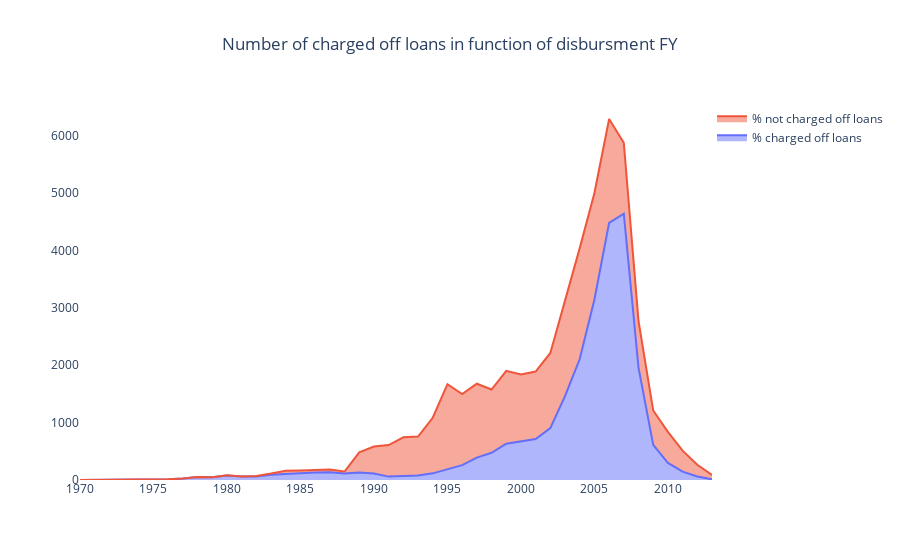

Notebook source saved alongside this figure:
### Code cell
import plotly.graph_objects as go

x = list(df_used_test['DisFY'].unique())
y0,y1 = [],[]
x.sort()
for x_ in (x):
    df_target = df_used_test[df_used_test.DisFY == x_]
    y0.append(df_target[df_target['ChargeOff'] == 0].shape[0])
    y1.append(df_target[df_target['ChargeOff'] == 1].shape[0])
layout = go.Layout(title_text="Percentage charged off loans in function of disbursment FY")
fig = go.Figure(layout=layout)
fig.update_layout(legend=dict(
    yanchor="top",
    y=0.99,
    xanchor="left",
    x=1
),paper_bgcolor='rgba(0,0,0,0)',
    plot_bgcolor='rgba(0,0,0,0)')


fig.update_layout(title_text="Number of charged off loans in function of disbursment FY", title_x=0.5)
fig.update_xaxes(showgrid=False)
fig.update_yaxes(showgrid=False)
fig.add_trace(go.Scatter(x=x, y=y1, fill='tonexty',stackgroup='one',name="% charged off loans")) # fill to trace0 y
fig.add_trace(go.Scatter(x=x, y=y0, fill='tonexty',stackgroup='one',name="% not charged off loans")) # fill down to xaxis
fig.show()

### Figure 1 — Plotly figure (JSON) as saved in the notebook; plotly's stock layout.template omitted (floating-point values rounded to 4 significant figures)
{"data": [{"fill": "tonexty", "name": "% charged off loans", "stackgroup": "one", "type": "scatter", "x": [1970, 1972, 1973, 1974, 1975, 1976, 1977, 1978, 1979, 1980, 1981, 1982, 1983, 1984, 1985, 1986, 1987, 1988, 1989, 1990, 1991, 1992, 1993, 1994, 1995, 1996, 1997, 1998, 1999, 2000, 2001, 2002, 2003, 2004, 2005, 2006, 2007, 2008, 2009, 2010, 2011, 2012, 2013], "y": [2, 4, 6, 5, 6, 12, 26, 51, 47, 80, 59, 62, 93, 105, 127, 129, 134, 114, 129, 114, 59, 73, 78, 116, 186, 260, 391, 474, 632, 677, 714, 905, 1462, 2109, 3146, 4484, 4642, 1960, 612, 298, 145, 60, 11]}, {"fill": "tonexty", "name": "% not charged off loans", "stackgroup": "one", "type": "scatter", "x": [1970, 1972, 1973, 1974, 1975, 1976, 1977, 1978, 1979, 1980, 1981, 1982, 1983, 1984, 1985, 1986, 1987, 1988, 1989, 1990, 1991, 1992, 1993, 1994, 1995, 1996, 1997, 1998, 1999, 2000, 2001, 2002, 2003, 2004, 2005, 2006, 2007, 2008, 2009, 2010, 2011, 2012, 2013], "y": [0, 1, 0, 0, 0, 0, 0, 0, 1, 1, 3, 9, 19, 55, 38, 41, 48, 34, 353, 469, 550, 672, 680, 969, 1485, 1238, 1288, 1103, 1272, 1161, 1176, 1310, 1648, 1934, 1858, 1810, 1237, 812, 600, 542, 366, 206, 77]}], "layout": {"legend": {"x": 1, "xanchor": "left", "y": 0.99, "yanchor": "top"}, "paper_bgcolor": "rgba(0,0,0,0)", "plot_bgcolor": "rgba(0,0,0,0)", "title": {"text": "Number of charged off loans in function of disbursment FY", "x": 0.5}, "xaxis": {"showgrid": false}, "yaxis": {"showgrid": false}}}
